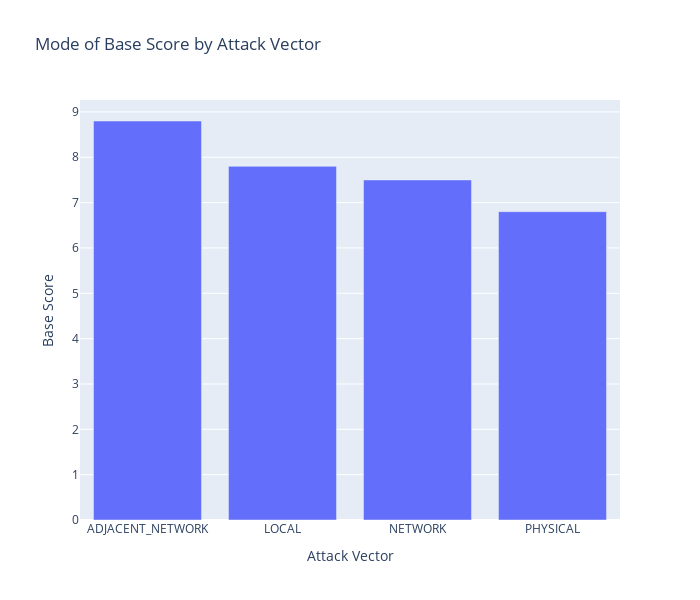

Notebook source saved alongside this figure:
### Code cell
mode_df_base_score = dt_analyzer.calculate_mode_category(dataFrame, "attackVector", "baseScore", "Attack Vector", "Base Score")
dt_analyzer.show_bar_chart(mode_df_base_score, "Attack Vector", "Base Score", 700, 600, "Mode of Base Score by Attack Vector")

### Figure 1 — Plotly figure (JSON) as saved in the notebook; plotly's stock layout.template omitted (floating-point values rounded to 4 significant figures)
{"data": [{"alignmentgroup": "True", "hovertemplate": "Attack Vector=%{x}<br>Base Score=%{y}<extra></extra>", "legendgroup": "", "marker": {"color": "#636efa", "pattern": {"shape": ""}}, "name": "", "offsetgroup": "", "orientation": "v", "showlegend": false, "textposition": "auto", "type": "bar", "x": ["ADJACENT_NETWORK", "LOCAL", "NETWORK", "PHYSICAL"], "xaxis": "x", "y": [8.8, 7.8, 7.5, 6.8], "yaxis": "y"}], "layout": {"barmode": "relative", "height": 600, "legend": {"tracegroupgap": 0}, "title": {"text": "Mode of Base Score by Attack Vector"}, "width": 700, "xaxis": {"anchor": "y", "domain": [0, 1], "title": {"text": "Attack Vector"}}, "yaxis": {"anchor": "x", "domain": [0, 1], "title": {"text": "Base Score"}}}}
